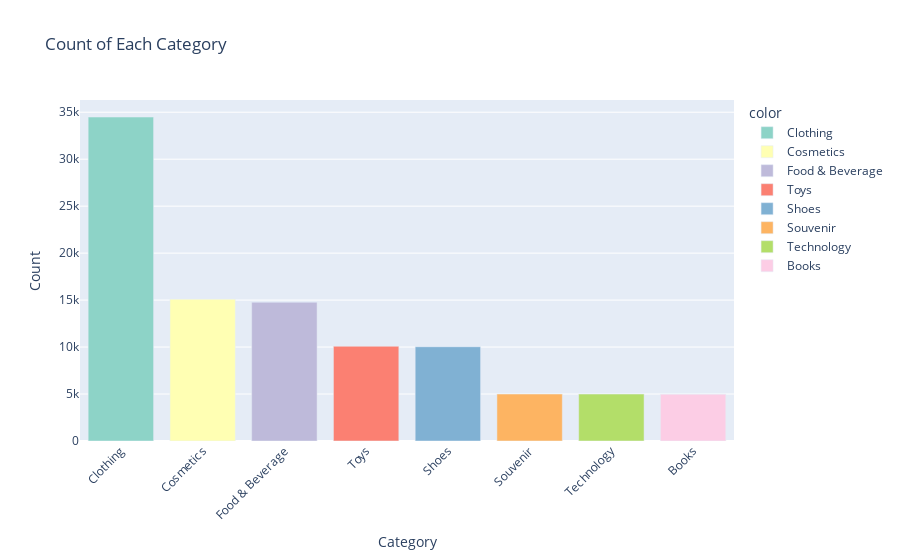

The notebook cell this image was saved under:
### Code cell
category_count_value(df)

### Figure 1 — Plotly figure (JSON) as saved in the notebook; plotly's stock layout.template omitted (floating-point values rounded to 4 significant figures)
{"data": [{"alignmentgroup": "True", "hovertemplate": "color=Clothing<br>Category=%{x}<br>Count=%{y}<extra></extra>", "legendgroup": "Clothing", "marker": {"color": "rgb(141,211,199)", "pattern": {"shape": ""}}, "name": "Clothing", "offsetgroup": "Clothing", "orientation": "v", "showlegend": true, "textposition": "auto", "type": "bar", "x": ["Clothing"], "xaxis": "x", "y": [34487], "yaxis": "y"}, {"alignmentgroup": "True", "hovertemplate": "color=Cosmetics<br>Category=%{x}<br>Count=%{y}<extra></extra>", "legendgroup": "Cosmetics", "marker": {"color": "rgb(255,255,179)", "pattern": {"shape": ""}}, "name": "Cosmetics", "offsetgroup": "Cosmetics", "orientation": "v", "showlegend": true, "textposition": "auto", "type": "bar", "x": ["Cosmetics"], "xaxis": "x", "y": [15097], "yaxis": "y"}, {"alignmentgroup": "True", "hovertemplate": "color=Food & Beverage<br>Category=%{x}<br>Count=%{y}<extra></extra>", "legendgroup": "Food & Beverage", "marker": {"color": "rgb(190,186,218)", "pattern": {"shape": ""}}, "name": "Food & Beverage", "offsetgroup": "Food & Beverage", "orientation": "v", "showlegend": true, "textposition": "auto", "type": "bar", "x": ["Food & Beverage"], "xaxis": "x", "y": [14776], "yaxis": "y"}, {"alignmentgroup": "True", "hovertemplate": "color=Toys<br>Category=%{x}<br>Count=%{y}<extra></extra>", "legendgroup": "Toys", "marker": {"color": "rgb(251,128,114)", "pattern": {"shape": ""}}, "name": "Toys", "offsetgroup": "Toys", "orientation": "v", "showlegend": true, "textposition": "auto", "type": "bar", "x": ["Toys"], "xaxis": "x", "y": [10087], "yaxis": "y"}, {"alignmentgroup": "True", "hovertemplate": "color=Shoes<br>Category=%{x}<br>Count=%{y}<extra></extra>", "legendgroup": "Shoes", "marker": {"color": "rgb(128,177,211)", "pattern": {"shape": ""}}, "name": "Shoes", "offsetgroup": "Shoes", "orientation": "v", "showlegend": true, "textposition": "auto", "type": "bar", "x": ["Shoes"], "xaxis": "x", "y": [10034], "yaxis": "y"}, {"alignmentgroup": "True", "hovertemplate": "color=Souvenir<br>Category=%{x}<br>Count=%{y}<extra></extra>", "legendgroup": "Souvenir", "marker": {"color": "rgb(253,180,98)", "pattern": {"shape": ""}}, "name": "Souvenir", "offsetgroup": "Souvenir", "orientation": "v", "showlegend": true, "textposition": "auto", "type": "bar", "x": ["Souvenir"], "xaxis": "x", "y": [4999], "yaxis": "y"}, {"alignmentgroup": "True", "hovertemplate": "color=Technology<br>Category=%{x}<br>Count=%{y}<extra></extra>", "legendgroup": "Technology", "marker": {"color": "rgb(179,222,105)", "pattern": {"shape": ""}}, "name": "Technology", "offsetgroup": "Technology", "orientation": "v", "showlegend": true, "textposition": "auto", "type": "bar", "x": ["Technology"], "xaxis": "x", "y": [4996], "yaxis": "y"}, {"alignmentgroup": "True", "hovertemplate": "color=Books<br>Category=%{x}<br>Count=%{y}<extra></extra>", "legendgroup": "Books", "marker": {"color": "rgb(252,205,229)", "pattern": {"shape": ""}}, "name": "Books", "offsetgroup": "Books", "orientation": "v", "showlegend": true, "textposition": "auto", "type": "bar", "x": ["Books"], "xaxis": "x", "y": [4981], "yaxis": "y"}], "layout": {"barmode": "relative", "legend": {"title": {"text": "color"}, "tracegroupgap": 0}, "title": {"text": "Count of Each Category"}, "xaxis": {"anchor": "y", "domain": [0, 1], "tickangle": -45, "title": {"text": "Category"}}, "yaxis": {"anchor": "x", "domain": [0, 1], "title": {"text": "Count"}}}}
